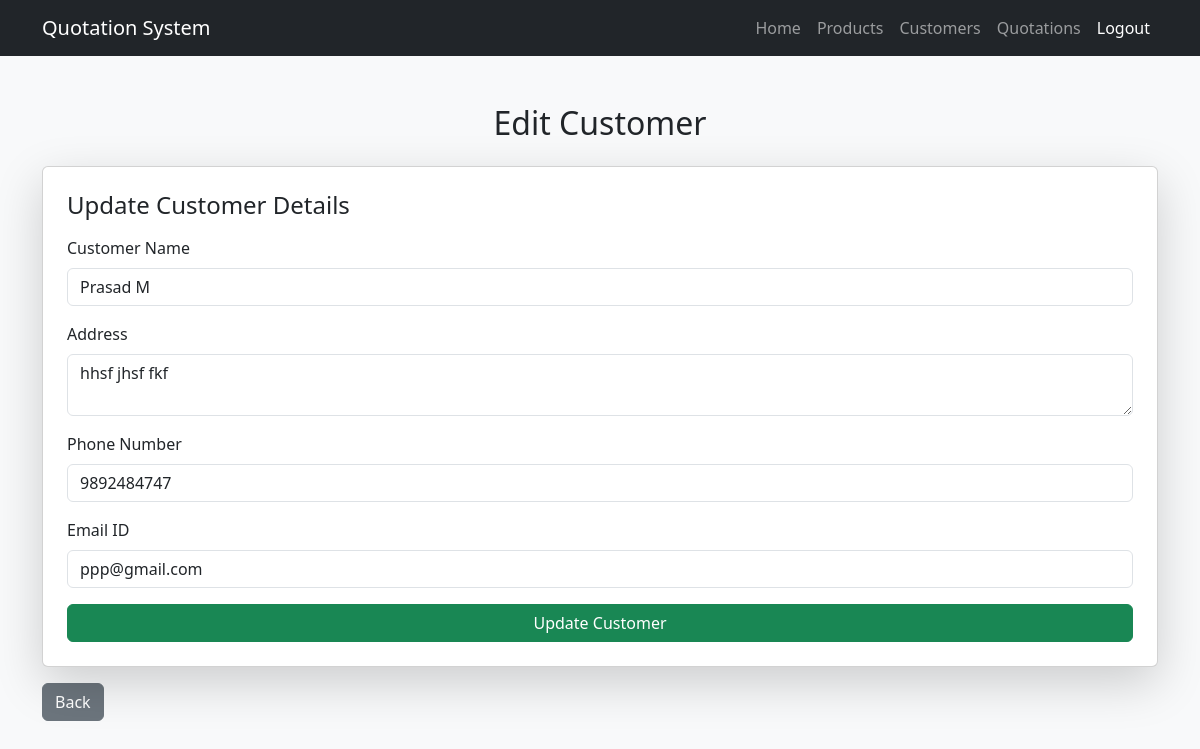
Page /edit_customer.php?id=6 (signed in) on the committed database.
### tables this page shows
CREATE TABLE `customers` (
  `id` int NOT NULL AUTO_INCREMENT,
  `name` varchar(100) NOT NULL,
  `address` text NOT NULL,
  `phone` varchar(15) NOT NULL,
  `email` varchar(100) NOT NULL,
  PRIMARY KEY (`id`),
  UNIQUE KEY `email` (`email`)
);

### edit_customer.php (the view, shortened to what this page needs)
<?php
include 'db_connect.php';
$customer_id = $_GET['id'];
$customer_query = "SELECT * FROM customers WHERE id = '$customer_id'";
$customer_result = $conn->query($customer_query);
$customer = $customer_result->fetch_assoc();
?>
<!DOCTYPE html>
<html lang="en">
<head>
    <link rel="stylesheet" href="https://cdnjs.cloudflare.com/ajax/libs/bootstrap/5.3.0/css/bootstrap.min.css">
</head>
<body class="bg-light">
    <nav class="navbar navbar-expand-lg navbar-dark bg-dark">
        <div class="container">
            <a class="navbar-brand" href="dashboard.php">Quotation System</a>
            <div class="collapse navbar-collapse" id="navbarNav">
                <ul class="navbar-nav ms-auto">
                    <li class="nav-item"><a class="nav-link" href="dashboard.php">Home</a></li>
                    <li class="nav-item"><a class="nav-link" href="products.php">Products</a></li>
                    <li class="nav-item"><a class="nav-link" href="customers.php">Customers</a></li>
                    <li class="nav-item"><a class="nav-link" href="quotations.php">Quotations</a></li>
                    <li class="nav-item"><a class="nav-link btn btn-danger text-white" href="logout.php">Logout</a></li>
                </ul>
            </div>
        </div>
    </nav>
    <div class="container mt-5">
        <h2 class="text-center">Edit Customer</h2>
        <div class="card p-4 shadow-lg mt-4">
            <h4 class="mb-3">Update Customer Details</h4>
            <form method="POST">
                <div class="mb-3">
                    <label class="form-label">Customer Name</label>
                    <input type="text" name="name" class="form-control" value="<?php echo $customer['name']; ?>" required>
                </div>
                <div class="mb-3">
                    <label class="form-label">Address</label>
                    <textarea name="address" class="form-control" required><?php echo $customer['address']; ?></textarea>
                </div>
                <div class="mb-3">
                    <label class="form-label">Phone Number</label>
                    <input type="text" name="phone" class="form-control" value="<?php echo $customer['phone']; ?>" required>
                </div>
                <div class="mb-3">
                    <label class="form-label">Email ID</label>
                    <input type="email" name="email" class="form-control" value="<?php echo $customer['email']; ?>" required>
                </div>
                <button type="submit" name="update_customer" class="btn btn-success w-100">Update Customer</button>
            </form>
        </div>
        <div class="mt-3">
            <a href="customers.php" class="btn btn-secondary">Back</a>
        </div>
    </div>
</body>
</html>

### rows in the picture
customers: name "Prasad M", address "hhsf jhsf fkf", phone "9892484747", email "ppp@gmail.com"
